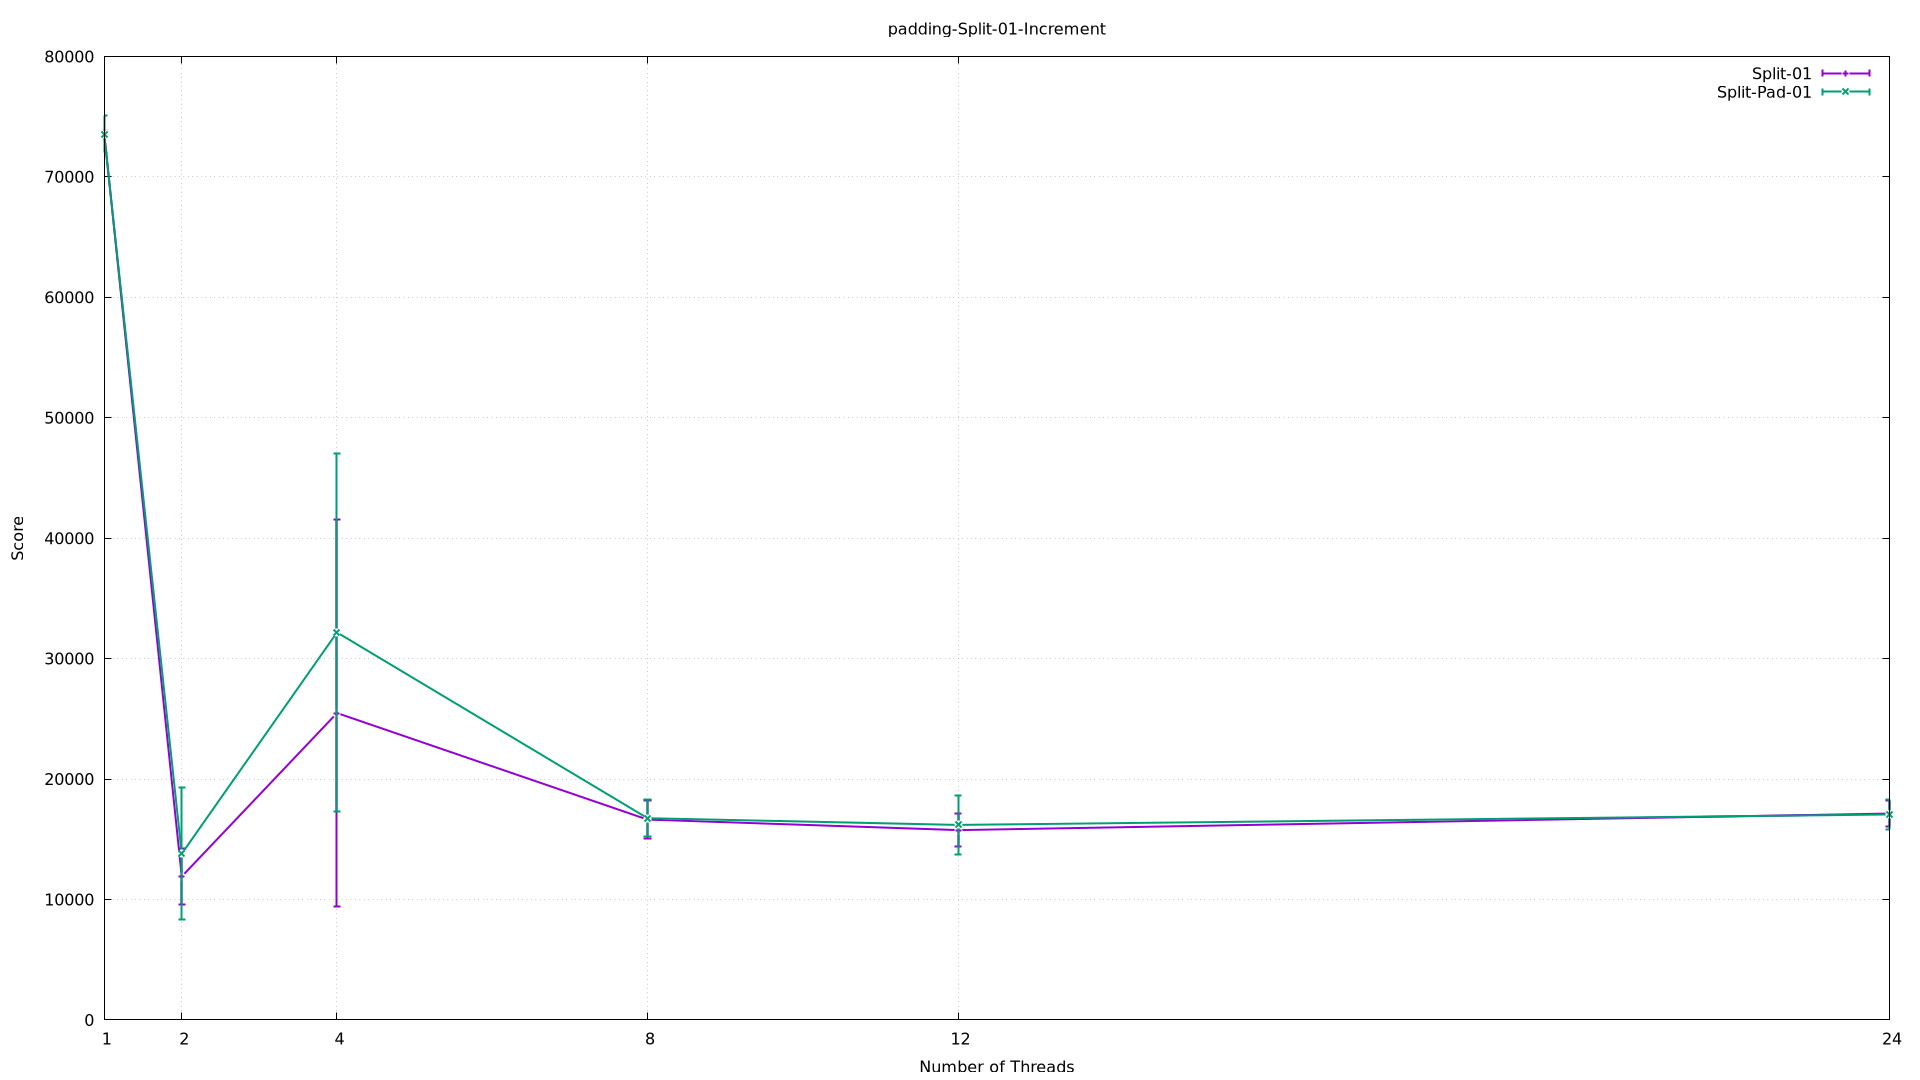

Reproduce this figure in gnuplot.
set terminal pngcairo size 1920,1080
set output 'padding-Split-01-Increment.png'
set title 'padding-Split-01-Increment'
set xlabel 'Number of Threads'
set xtics (1, 2, 4, 8, 12, 24)
set ylabel 'Score'
set yrange [0:*]
set grid
plot 'padding-Split-01-Increment.dat' index 0 title 'Split-01' with yerrorlines linewidth 2, \
     'padding-Split-01-Increment.dat' index 1 title 'Split-Pad-01' with yerrorlines linewidth 2
